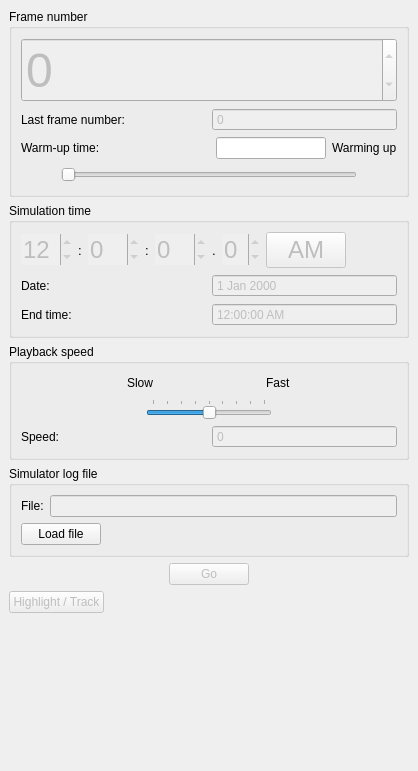
<?xml version="1.0" encoding="UTF-8"?>
<ui version="4.0">
 <class>controller</class>
 <widget class="QDockWidget" name="controller">
  <property name="geometry">
   <rect>
    <x>0</x>
    <y>0</y>
    <width>418</width>
    <height>771</height>
   </rect>
  </property>
  <property name="features">
   <set>QDockWidget::DockWidgetFloatable|QDockWidget::DockWidgetMovable</set>
  </property>
  <property name="windowTitle">
   <string>Stop and Go</string>
  </property>
  <widget class="QWidget" name="dockWidgetContents">
   <layout class="QVBoxLayout" name="verticalLayout_5">
    <item>
     <widget class="QGroupBox" name="groupBox">
      <property name="title">
       <string>Frame number</string>
      </property>
      <layout class="QVBoxLayout" name="verticalLayout">
       <item>
        <widget class="QSpinBox" name="frame_number_spin_box">
         <property name="enabled">
          <bool>false</bool>
         </property>
         <property name="font">
          <font>
           <pointsize>36</pointsize>
          </font>
         </property>
         <property name="wrapping">
          <bool>true</bool>
         </property>
         <property name="specialValueText">
          <string/>
         </property>
         <property name="maximum">
          <number>864000</number>
         </property>
        </widget>
       </item>
       <item>
        <layout class="QHBoxLayout" name="horizontalLayout">
         <item>
          <widget class="QLabel" name="label">
           <property name="text">
            <string>Last frame number:</string>
           </property>
           <property name="buddy">
            <cstring>last_frame_number_spin_box</cstring>
           </property>
          </widget>
         </item>
         <item>
          <widget class="QSpinBox" name="last_frame_number_spin_box">
           <property name="enabled">
            <bool>false</bool>
           </property>
           <property name="buttonSymbols">
            <enum>QAbstractSpinBox::NoButtons</enum>
           </property>
           <property name="maximum">
            <number>864000</number>
           </property>
          </widget>
         </item>
        </layout>
       </item>
       <item>
        <layout class="QHBoxLayout" name="horizontalLayout_13">
         <item>
          <widget class="QLabel" name="label_11">
           <property name="text">
            <string>Warm-up time:</string>
           </property>
          </widget>
         </item>
         <item>
          <spacer name="horizontalSpacer_3">
           <property name="orientation">
            <enum>Qt::Horizontal</enum>
           </property>
           <property name="sizeHint" stdset="0">
            <size>
             <width>40</width>
             <height>20</height>
            </size>
           </property>
          </spacer>
         </item>
         <item>
          <widget class="QLineEdit" name="warm_up_time_line_edit"/>
         </item>
         <item>
          <widget class="QLabel" name="warm_up_status_label">
           <property name="text">
            <string>Warming up</string>
           </property>
          </widget>
         </item>
        </layout>
       </item>
       <item>
        <layout class="QHBoxLayout" name="horizontalLayout_2">
         <item>
          <spacer name="horizontalSpacer_2">
           <property name="orientation">
            <enum>Qt::Horizontal</enum>
           </property>
           <property name="sizeType">
            <enum>QSizePolicy::Minimum</enum>
           </property>
           <property name="sizeHint" stdset="0">
            <size>
             <width>40</width>
             <height>20</height>
            </size>
           </property>
          </spacer>
         </item>
         <item>
          <widget class="QSlider" name="frame_number_slider">
           <property name="enabled">
            <bool>false</bool>
           </property>
           <property name="maximum">
            <number>864000</number>
           </property>
           <property name="pageStep">
            <number>600</number>
           </property>
           <property name="tracking">
            <bool>true</bool>
           </property>
           <property name="orientation">
            <enum>Qt::Horizontal</enum>
           </property>
           <property name="tickPosition">
            <enum>QSlider::NoTicks</enum>
           </property>
           <property name="tickInterval">
            <number>600</number>
           </property>
          </widget>
         </item>
         <item>
          <spacer name="horizontalSpacer">
           <property name="orientation">
            <enum>Qt::Horizontal</enum>
           </property>
           <property name="sizeType">
            <enum>QSizePolicy::Minimum</enum>
           </property>
           <property name="sizeHint" stdset="0">
            <size>
             <width>40</width>
             <height>20</height>
            </size>
           </property>
          </spacer>
         </item>
        </layout>
       </item>
      </layout>
     </widget>
    </item>
    <item>
     <widget class="QGroupBox" name="groupBox_2">
      <property name="title">
       <string>Simulation time</string>
      </property>
      <layout class="QVBoxLayout" name="verticalLayout_4">
       <item>
        <layout class="QHBoxLayout" name="horizontalLayout_8">
         <item>
          <widget class="QSpinBox" name="hour_spin_box">
           <property name="enabled">
            <bool>false</bool>
           </property>
           <property name="font">
            <font>
             <pointsize>18</pointsize>
            </font>
           </property>
           <property name="wrapping">
            <bool>true</bool>
           </property>
           <property name="frame">
            <bool>false</bool>
           </property>
           <property name="buttonSymbols">
            <enum>QAbstractSpinBox::UpDownArrows</enum>
           </property>
           <property name="suffix">
            <string/>
           </property>
           <property name="minimum">
            <number>1</number>
           </property>
           <property name="maximum">
            <number>12</number>
           </property>
           <property name="value">
            <number>12</number>
           </property>
          </widget>
         </item>
         <item>
          <widget class="QLabel" name="label_6">
           <property name="font">
            <font>
             <pointsize>10</pointsize>
            </font>
           </property>
           <property name="text">
            <string>:</string>
           </property>
          </widget>
         </item>
         <item>
          <widget class="QSpinBox" name="minute_spin_box">
           <property name="enabled">
            <bool>false</bool>
           </property>
           <property name="font">
            <font>
             <pointsize>18</pointsize>
            </font>
           </property>
           <property name="wrapping">
            <bool>true</bool>
           </property>
           <property name="frame">
            <bool>false</bool>
           </property>
           <property name="buttonSymbols">
            <enum>QAbstractSpinBox::UpDownArrows</enum>
           </property>
           <property name="suffix">
            <string/>
           </property>
           <property name="minimum">
            <number>0</number>
           </property>
           <property name="maximum">
            <number>59</number>
           </property>
           <property name="value">
            <number>0</number>
           </property>
          </widget>
         </item>
         <item>
          <widget class="QLabel" name="label_7">
           <property name="font">
            <font>
             <pointsize>10</pointsize>
            </font>
           </property>
           <property name="text">
            <string>:</string>
           </property>
          </widget>
         </item>
         <item>
          <widget class="QSpinBox" name="second_spin_box">
           <property name="enabled">
            <bool>false</bool>
           </property>
           <property name="font">
            <font>
             <pointsize>18</pointsize>
            </font>
           </property>
           <property name="wrapping">
            <bool>true</bool>
           </property>
           <property name="frame">
            <bool>false</bool>
           </property>
           <property name="buttonSymbols">
            <enum>QAbstractSpinBox::UpDownArrows</enum>
           </property>
           <property name="suffix">
            <string/>
           </property>
           <property name="minimum">
            <number>0</number>
           </property>
           <property name="maximum">
            <number>59</number>
           </property>
           <property name="value">
            <number>0</number>
           </property>
          </widget>
         </item>
         <item>
          <widget class="QLabel" name="label_8">
           <property name="font">
            <font>
             <pointsize>10</pointsize>
            </font>
           </property>
           <property name="text">
            <string>.</string>
           </property>
          </widget>
         </item>
         <item>
          <widget class="QSpinBox" name="fraction_second_spin_box">
           <property name="enabled">
            <bool>false</bool>
           </property>
           <property name="font">
            <font>
             <pointsize>18</pointsize>
            </font>
           </property>
           <property name="wrapping">
            <bool>true</bool>
           </property>
           <property name="frame">
            <bool>false</bool>
           </property>
           <property name="buttonSymbols">
            <enum>QAbstractSpinBox::UpDownArrows</enum>
           </property>
           <property name="suffix">
            <string/>
           </property>
           <property name="minimum">
            <number>0</number>
           </property>
           <property name="maximum">
            <number>9</number>
           </property>
           <property name="value">
            <number>0</number>
           </property>
          </widget>
         </item>
         <item>
          <widget class="QPushButton" name="am_or_pm_push_button">
           <property name="enabled">
            <bool>false</bool>
           </property>
           <property name="font">
            <font>
             <pointsize>18</pointsize>
            </font>
           </property>
           <property name="text">
            <string>AM</string>
           </property>
           <property name="checkable">
            <bool>true</bool>
           </property>
          </widget>
         </item>
         <item>
          <spacer name="horizontalSpacer_8">
           <property name="orientation">
            <enum>Qt::Horizontal</enum>
           </property>
           <property name="sizeType">
            <enum>QSizePolicy::Expanding</enum>
           </property>
           <property name="sizeHint" stdset="0">
            <size>
             <width>40</width>
             <height>20</height>
            </size>
           </property>
          </spacer>
         </item>
        </layout>
       </item>
       <item>
        <layout class="QHBoxLayout" name="horizontalLayout_12">
         <item>
          <widget class="QLabel" name="label_10">
           <property name="text">
            <string>Date:</string>
           </property>
           <property name="buddy">
            <cstring>date_line_edit</cstring>
           </property>
          </widget>
         </item>
         <item>
          <widget class="QDateEdit" name="date_line_edit">
           <property name="enabled">
            <bool>false</bool>
           </property>
           <property name="buttonSymbols">
            <enum>QAbstractSpinBox::NoButtons</enum>
           </property>
           <property name="displayFormat">
            <string>d MMM yyyy</string>
           </property>
          </widget>
         </item>
        </layout>
       </item>
       <item>
        <layout class="QHBoxLayout" name="horizontalLayout_9">
         <item>
          <widget class="QLabel" name="label_9">
           <property name="text">
            <string>End time:</string>
           </property>
           <property name="buddy">
            <cstring>end_time_line_edit</cstring>
           </property>
          </widget>
         </item>
         <item>
          <widget class="QTimeEdit" name="end_time_line_edit">
           <property name="enabled">
            <bool>false</bool>
           </property>
           <property name="buttonSymbols">
            <enum>QAbstractSpinBox::NoButtons</enum>
           </property>
           <property name="displayFormat">
            <string>hh:mm:ss AP</string>
           </property>
          </widget>
         </item>
        </layout>
       </item>
      </layout>
     </widget>
    </item>
    <item>
     <widget class="QGroupBox" name="groupBox_4">
      <property name="title">
       <string>Playback speed</string>
      </property>
      <layout class="QVBoxLayout" name="verticalLayout_3">
       <item>
        <layout class="QHBoxLayout" name="horizontalLayout_5">
         <item>
          <spacer name="horizontalSpacer_9">
           <property name="orientation">
            <enum>Qt::Horizontal</enum>
           </property>
           <property name="sizeHint" stdset="0">
            <size>
             <width>40</width>
             <height>20</height>
            </size>
           </property>
          </spacer>
         </item>
         <item>
          <widget class="QLabel" name="label_3">
           <property name="text">
            <string>Slow</string>
           </property>
          </widget>
         </item>
         <item>
          <spacer name="horizontalSpacer_5">
           <property name="orientation">
            <enum>Qt::Horizontal</enum>
           </property>
           <property name="sizeHint" stdset="0">
            <size>
             <width>40</width>
             <height>20</height>
            </size>
           </property>
          </spacer>
         </item>
         <item>
          <widget class="QLabel" name="label_4">
           <property name="text">
            <string>Fast</string>
           </property>
          </widget>
         </item>
         <item>
          <spacer name="horizontalSpacer_10">
           <property name="orientation">
            <enum>Qt::Horizontal</enum>
           </property>
           <property name="sizeHint" stdset="0">
            <size>
             <width>40</width>
             <height>20</height>
            </size>
           </property>
          </spacer>
         </item>
        </layout>
       </item>
       <item>
        <layout class="QHBoxLayout" name="horizontalLayout_6">
         <item>
          <spacer name="horizontalSpacer_6">
           <property name="orientation">
            <enum>Qt::Horizontal</enum>
           </property>
           <property name="sizeHint" stdset="0">
            <size>
             <width>40</width>
             <height>20</height>
            </size>
           </property>
          </spacer>
         </item>
         <item>
          <widget class="QSlider" name="playback_speed_slider">
           <property name="minimum">
            <number>-4</number>
           </property>
           <property name="maximum">
            <number>4</number>
           </property>
           <property name="pageStep">
            <number>1</number>
           </property>
           <property name="tracking">
            <bool>false</bool>
           </property>
           <property name="orientation">
            <enum>Qt::Horizontal</enum>
           </property>
           <property name="tickPosition">
            <enum>QSlider::TicksAbove</enum>
           </property>
           <property name="tickInterval">
            <number>1</number>
           </property>
          </widget>
         </item>
         <item>
          <spacer name="horizontalSpacer_7">
           <property name="orientation">
            <enum>Qt::Horizontal</enum>
           </property>
           <property name="sizeHint" stdset="0">
            <size>
             <width>40</width>
             <height>20</height>
            </size>
           </property>
          </spacer>
         </item>
        </layout>
       </item>
       <item>
        <layout class="QHBoxLayout" name="horizontalLayout_7">
         <item>
          <widget class="QLabel" name="label_5">
           <property name="text">
            <string>Speed:</string>
           </property>
           <property name="buddy">
            <cstring>playback_speed_spin_box</cstring>
           </property>
          </widget>
         </item>
         <item>
          <widget class="QSpinBox" name="playback_speed_spin_box">
           <property name="enabled">
            <bool>false</bool>
           </property>
           <property name="buttonSymbols">
            <enum>QAbstractSpinBox::NoButtons</enum>
           </property>
          </widget>
         </item>
        </layout>
       </item>
      </layout>
     </widget>
    </item>
    <item>
     <widget class="QGroupBox" name="groupBox_3">
      <property name="title">
       <string>Simulator log file</string>
      </property>
      <layout class="QVBoxLayout" name="verticalLayout_2">
       <item>
        <layout class="QHBoxLayout" name="horizontalLayout_3">
         <item>
          <widget class="QLabel" name="label_2">
           <property name="text">
            <string>File:</string>
           </property>
           <property name="buddy">
            <cstring>log_file_name_line_edit</cstring>
           </property>
          </widget>
         </item>
         <item>
          <widget class="QLineEdit" name="log_file_name_line_edit">
           <property name="enabled">
            <bool>false</bool>
           </property>
          </widget>
         </item>
        </layout>
       </item>
       <item>
        <layout class="QHBoxLayout" name="horizontalLayout_4">
         <item>
          <widget class="QPushButton" name="load_file_push_button">
           <property name="text">
            <string>Load file</string>
           </property>
          </widget>
         </item>
         <item>
          <spacer name="horizontalSpacer_4">
           <property name="orientation">
            <enum>Qt::Horizontal</enum>
           </property>
           <property name="sizeHint" stdset="0">
            <size>
             <width>40</width>
             <height>20</height>
            </size>
           </property>
          </spacer>
         </item>
        </layout>
       </item>
      </layout>
     </widget>
    </item>
    <item>
     <layout class="QHBoxLayout" name="horizontalLayout_10">
      <item>
       <spacer name="horizontalSpacer_11">
        <property name="orientation">
         <enum>Qt::Horizontal</enum>
        </property>
        <property name="sizeHint" stdset="0">
         <size>
          <width>40</width>
          <height>20</height>
         </size>
        </property>
       </spacer>
      </item>
      <item>
       <widget class="QPushButton" name="stop_or_go_push_button">
        <property name="enabled">
         <bool>false</bool>
        </property>
        <property name="text">
         <string>Go</string>
        </property>
        <property name="checkable">
         <bool>true</bool>
        </property>
       </widget>
      </item>
      <item>
       <spacer name="horizontalSpacer_12">
        <property name="orientation">
         <enum>Qt::Horizontal</enum>
        </property>
        <property name="sizeHint" stdset="0">
         <size>
          <width>40</width>
          <height>20</height>
         </size>
        </property>
       </spacer>
      </item>
     </layout>
    </item>
    <item>
     <layout class="QHBoxLayout" name="horizontalLayout_11">
      <item>
       <widget class="QPushButton" name="high_light_and_track_push_button">
        <property name="enabled">
         <bool>false</bool>
        </property>
        <property name="text">
         <string>Highlight / Track</string>
        </property>
       </widget>
      </item>
      <item>
       <spacer name="horizontalSpacer_13">
        <property name="orientation">
         <enum>Qt::Horizontal</enum>
        </property>
        <property name="sizeHint" stdset="0">
         <size>
          <width>40</width>
          <height>20</height>
         </size>
        </property>
       </spacer>
      </item>
     </layout>
    </item>
    <item>
     <spacer name="verticalSpacer">
      <property name="orientation">
       <enum>Qt::Vertical</enum>
      </property>
      <property name="sizeHint" stdset="0">
       <size>
        <width>20</width>
        <height>156</height>
       </size>
      </property>
     </spacer>
    </item>
   </layout>
  </widget>
 </widget>
 <resources/>
 <connections/>
</ui>
